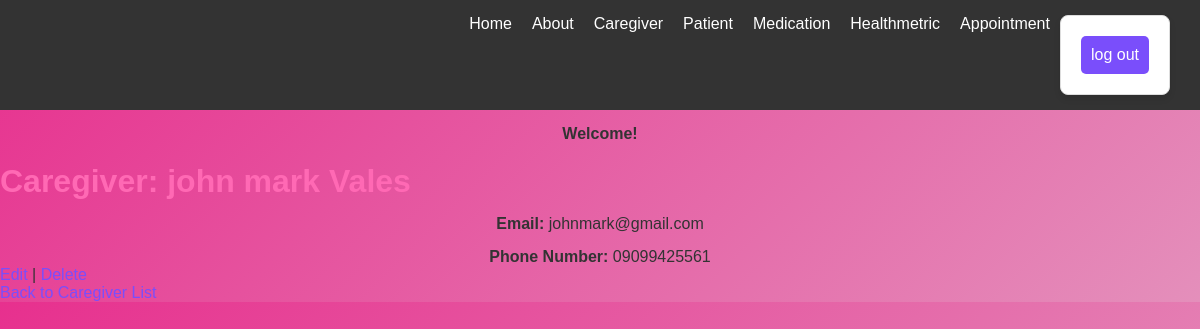
/caregivers/9/, run on the app's committed database.
### app/models.py (models this page shows, shortened)
class Caregiver(models.Model):
    first_name = models.CharField(max_length=100)
    last_name = models.CharField(max_length=100)
    email = models.EmailField(unique=True)
    phone_number = models.CharField(max_length=15, blank=True, null=True)

### app/views.py (the view)
# urls.py: path('caregivers/<int:pk>/', CaregiverDetailView.as_view(), name='caregiver_detail'),
class CaregiverDetailView(DetailView):
    model = Caregiver
    template_name = 'app/caregiver_detail.html'

### app/templates/app/caregiver_detail.html (shortened to what this page needs)
{% extends 'app/base.html' %}
{% block content %}
        <h1>Caregiver: {{ caregiver.first_name }} {{ caregiver.last_name }}</h1>
        <p><strong>Email:</strong> {{ caregiver.email }}</p>
        <p><strong>Phone Number:</strong> {{ caregiver.phone_number|default:"N/A" }}</p>
        <a href="{% url 'caregiver_update' caregiver.pk %}">Edit</a> |
        <a href="{% url 'caregiver_delete' caregiver.pk %}">Delete</a>
        <br>
        <a href="{% url 'caregiver_list' %}">Back to Caregiver List</a>
{% endblock content %}

### static/css/base.css (style rules this page uses)
h1 { color: hotpink; }
a { color: #7a4efb; text-decoration: none; }
p { text-align: center; margin-top: 15px; font-size: 1rem; }
* { margin: 0; padding: 0; box-sizing: border-box; font-family: 'Arial', sans-serif; }
body { background: linear-gradient(135deg, #e7308e, #e48fbb); color: #333; animation: backgroundAnimation 10s infinite alternate; }

### app/templates/app/navbar.html (style rules this page uses)
* { margin: 0; padding: 0; box-sizing: border-box; }
body { font-family: Arial, sans-serif; }

### data on the page
Caregiver: first_name "john mark", last_name "Vales", email "johnmark@gmail.com", phone_number "09099425561"
